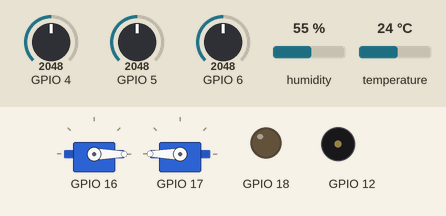
Recording of a program running on a simulated ESP32-S3. Parts: 2 × servo, output pins drawn as LEDs (lit = HIGH), buzzer (waves = sounding). The test bench sets the inputs (shaded band); at power-on: GPIO 5 = 2048, GPIO 4 = 2048, GPIO 6 = 2048, humidity 55 %, temperature 24 °C. WiFi joins after 1.5 s; servers stay silent unless stated; the local clock reads 2024-03-15 10:24:30 at power-on unless the program sets it; storage starts empty; no MQTT or app messages arrive unless stated; pins used as bus, display or sensor lines are not drawn; what the program prints to the serial monitor is not drawn.

Above: at 1.4 s.
1.5 s: GPIO 5 set to 3013
4.5 s: GPIO 5 set to 3123
At 4.9 s:
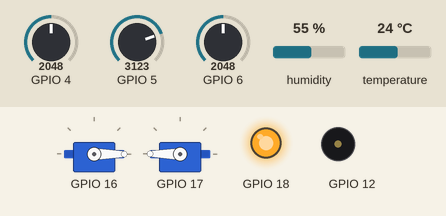
6.0 s: GPIO 5 set to 3625
12.9 s: GPIO 5 set to 3752
At 13.29 s:
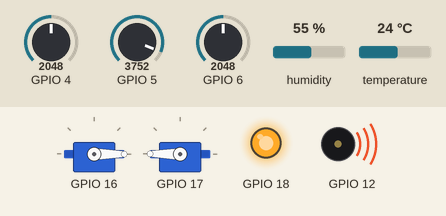
Timing chart, 0 to 33.0 s (numbered marks = the images above; inputs shaded):
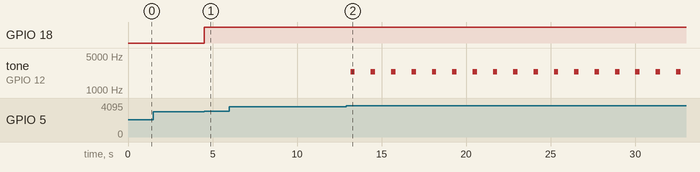

The program:

main.cpp
```cpp
/**
 * 文件：esp32_home_server/src/main.cpp
 * 功能说明：
 *   - Arduino 应用程序入口点
 *   - 定义 setup() 和 loop() 函数（PlatformIO/Arduino 标准）
 *   - 创建全局 CentralProcessor 实例并驱动系统运行
 *
 * 执行流程：
 *   1. setup() - Arduino 启动时调用一次，初始化 CentralProcessor
 *   2. loop() - Arduino 主循环，高频重复执行，驱动所有状态机
 *
 * 依赖：CentralProcessor.h, Arduino 框架
 * 被依赖于：Arduino/PlatformIO 运行时
 *
 * 设计细节：
 *   - CentralProcessor 是全局单例实例
 *   - loop() 无阻塞设计，支持多个子模块并发运行
 *   - 所有模块通过 CentralProcessor 协调
 *
 * 典型启动时间：
 *   - setup() 耗时：2-5 秒（网络初始化、传感器启动）
 *   - loop() 周期：10-50 毫秒（取决于传感器采样）
 */

#include <Arduino.h>

#include "CentralProcessor.h"

// 应用级总控实例。
CentralProcessor processor;

void setup()
{
    // Arduino 入口：上电后仅执行一次，负责系统初始化。
    processor.begin();
}

void loop()
{
    // Arduino 主循环：高频反复执行，驱动全系统状态机。
    processor.loop();
}
```

AutomationEngine.h
```cpp
/**
 * 文件：esp32_home_server/include/AutomationEngine.h
 * 功能说明：
 *   - 根据时间和传感器状态驱动执行器联动
 *   - 实现六大自动化规则：定时窗帘、温度风扇、烟雾告警、雨滴联动、光照调节、时间源管理
 *   - 提供手动覆盖机制：用户手动操作后暂时禁用自动化
 *   - 处理动作冷却期防止频繁切换
 *
 * 自动化规则详情：
 *   1. 定时窗帘：07:00 开启到预设档位，22:00 关闭
 *   2. 温度风扇：>28°C 自动高档，降至 <26°C 恢复低档
 *   3. 烟雾告警：>80% 高档风扇 + 周期鸣叫；>90% 加快鸣叫速率
 *   4. 雨滴联动：开始下雨立即关窗帘，停雨稳定 10 分钟后全开
 *   5. 光照调节：>50% 自动防眩（半开），<30% 自动补光（全开）
 *   6. 时间源：优先 NTP，失败回退到 Unix 基准 + millis()
 *
 * 依赖：ConnectivityManager.h, ControllerCommandProcessor.h, SystemContracts.h, Logger.h
 * 被依赖于：CentralProcessor.h, main.cpp
 *
 * 设计细节：
 *   - 手动覆盖期 30 分钟（防止自动化干扰）
 *   - 动作冷却期防止触发频率过高导致硬件磨损
 *   - 支持雨滴状态滞回避免边界抖动
 */

#ifndef AUTOMATION_ENGINE_H
#define AUTOMATION_ENGINE_H

#include <Arduino.h>
#include <time.h>

#include "ConnectivityManager.h"
#include "ControllerCommandProcessor.h"
#include "SystemContracts.h"

// 自动化引擎：
// 聚合时间调度、烟雾联动等规则，不直接关心 UI 或协议细节。
class AutomationEngine
{
public:
    AutomationEngine(ConnectivityManager &net,
                     ControllerCommandProcessor &commandProcessor,
                     StatusReporter statusReporter);

    // 初始化时间源（NTP）与自动化基础状态。
    void begin();
    // 周期性执行自动化规则。
    void loop(const StandardSensorData &sensorData);

private:
    void ensureTimeSource();
    // 统一当前时间来源：NTP -> Unix 回退时钟。
    time_t currentTime();
    // 每日定时窗帘规则。
    void handleCurtainSchedule(time_t nowUnix);
    // 温度联动风扇规则。
    void handleTemperatureAutomation(const StandardSensorData &sensorData);
    // 烟雾浓度联动规则。
    void handleSmokeAutomation(const StandardSensorData &sensorData);
    // 雨滴联动窗帘规则。
    void handleRainAutomation(const StandardSensorData &sensorData);
    // 光照联动窗帘规则。
    void handleLightAutomation(const StandardSensorData &sensorData, time_t nowUnix);
    // 统一状态/告警消息上报入口。
    void publishStatus(const char *topic, const String &type, const String &message) const;

    ConnectivityManager &net_;
    ControllerCommandProcessor &commandProcessor_;
    StatusReporter statusReporter_;

    // 是否已配置 NTP。
    bool ntpConfigured_ = false;
    // 回退时间基准（Unix 时间秒）。
    time_t fallbackBaseUnix_ = 0;
    unsigned long fallbackBaseMillis_ = 0;

    // 限流与去重状态。
    unsigned long lastScheduleCheckMs_ = 0;
    unsigned long lastHighSmokeBeepMs_ = 0;
    unsigned long rainDetectedSinceMs_ = 0;
    unsigned long rainClearedSinceMs_ = 0;
    unsigned long lastRainCurtainActionMs_ = 0;
    uint32_t lastOpenDayStamp_ = UINT32_MAX;
    uint32_t lastCloseDayStamp_ = UINT32_MAX;
    bool rainLockActive_ = false;

    bool tempFanBoostActive_ = false;
    unsigned long lastTempFanActionMs_ = 0;

    enum class LightCurtainMode : uint8_t
    {
        Neutral = 0,
        AntiGlare = 1,
        DaylightBoost = 2
    };
    LightCurtainMode lightCurtainMode_ = LightCurtainMode::Neutral;
    unsigned long lastLightCurtainActionMs_ = 0;
};

#endif
```

CentralProcessor.h
```cpp
/**
 * 文件：esp32_home_server/include/CentralProcessor.h
 * 功能说明：
 *   - 系统的唯一编排入口
 *   - 负责所有模块的构造顺序、初始化顺序和循环调度
 *   - 维护依赖关系：Sensor → SensorDataProcessor → AutomationEngine → 执行器
 *   - 维护网络循环：ConnectivityManager、LocalProcessingProgram、AutomationEngine
 *
 * 核心方法：
 *   - begin() - 初始化所有子模块（有特定顺序）
 *   - loop() - 主循环：驱动所有子模块的 loop() 方法
 *
 * 模块依赖关系：
 *   - Sensor → SensorDataProcessor → AutomationEngine
 *   - Sensor → SensorDataProcessor → LocalProcessingProgram (/api/status)
 *   - SensorHub + Controllerr → ControllerCommandProcessor
 *   - ControllerCommandProcessor → AutomationEngine（执行联动）
 *   - ControllerCommandProcessor → LocalProcessingProgram (/api/control)
 *   - ConnectivityManager → AutomationEngine（时间同步、MQTT 发布）
 *   - ConnectivityManager → LocalProcessingProgram（WebServer 驱动）
 *
 * 依赖：所有其他模块（双向依赖中心）
 * 被依赖于：main.cpp
 */

#ifndef CENTRAL_PROCESSOR_H
#define CENTRAL_PROCESSOR_H

#include <Arduino.h>

#include "AutomationEngine.h"
#include "ConnectivityManager.h"
#include "ControllerCommandProcessor.h"
#include "LocalProcessingProgram.h"
#include "Sensor.h"
#include "SensorDataProcessor.h"

// 中央处理器：
// 系统唯一编排入口，负责模块构造顺序、初始化顺序和主循环调度。
class CentralProcessor
{
public:
    CentralProcessor();

    // 完成系统级初始化。
    void begin();
    // 驱动系统主循环。
    void loop();

private:
    // 状态上报统一出口（当前实现主要输出到串口）。
    void publishStatus(const char *topic, const String &type, const String &message);

    // 底层模块实例。
    SensorHub sensorHub_;
    RelayFanController fan_;
    DualCurtainController curtain_;
    BuzzerController buzzer_;
    ConnectivityManager net_;

    // 流程层模块实例。
    SensorDataProcessor sensorDataProcessor_;
    ControllerCommandProcessor commandProcessor_;
    AutomationEngine automationEngine_;
    LocalProcessingProgram localProgram_;
};

#endif
```

ConnectivityManager.h
```cpp
/**
 * 文件：esp32_home_server/include/ConnectivityManager.h
 * 功能说明：
 *   - 管理 WiFi 连接与失败切换（STA 客户端 → AP 热点）
 *   - 维护 MQTT 消息客户端（PubSubClient），支持自动重连
 *   - 托管内置 LittleFS Web 服务器，提供页面和 JSON API
 *   - 管理 mDNS 服务发现，支持通过 hostname.local 访问
 *   - 提供事件驱动的 MQTT 消息处理回调机制
 *
 * 核心方法：
 *   - begin() - 初始化网络、Web 服务、MQTT 客户端
 *   - loop() - 驱动所有网络状态机
 *   - registerMqttHandler() - 注册 MQTT 消息处理器
 *   - publish() - 发布 MQTT 消息
 *   - isConnected() - 查询网络和 MQTT 连接状态
 *
 * 依赖：SystemContracts.h, Logger.h, WiFi、PubSubClient、WebServer、mDNS 库
 * 被依赖于：CentralProcessor.h, main.cpp, AutomationEngine.h
 *
 * 设计细节：
 *   - WiFi 连接失败时自动启动 AP 模式（默认 SSID: ESP32-Home）
 *   - MQTT 自动重连机制，失败时不阻塞主循环
 *   - Web 服务支持静态页面和 JSON API（/api/status、/api/control）
 *   - mDNS 记录用于局域网内服务发现
 */

#ifndef CONNECTIVITY_MANAGER_H
#define CONNECTIVITY_MANAGER_H

#include <Arduino.h>
#include <PubSubClient.h>
#include <WebServer.h>
#include <WiFi.h>
#include <functional>

#include "SystemContracts.h"

// 负责无线联网与热点失败切换、内置网页服务和消息客户端生命周期。
class ConnectivityManager
{
public:
    // MQTT 消息回调类型。
    using MqttHandler = std::function<void(char *topic, uint8_t *payload, unsigned int length)>;

    ConnectivityManager(const char *stationSsid,
                        const char *stationPassword,
                        const char *apSsid,
                        const char *apPassword);

    // 初始化 Wi-Fi/MQTT/WebServer。
    void begin();
    // 主循环：处理 Web 请求、MQTT 心跳与模式切换。
    void loop();

    // 配置云端 MQTT 参数（不会立即阻塞连接）。
    void configureCloudMqtt(const char *host,
                            uint16_t port,
                            const char *clientId,
                            const char *user,
                            const char *password,
                            const char *controlTopic);
    // 注册 MQTT 控制消息处理器。
    void setMqttHandler(MqttHandler handler);

    // 对外发布 MQTT 消息。
    bool mqttPublish(const char *topic, const String &payload);
    // 判断设备当前是否联网。
    bool isInternetConnected() const;
    // 是否处于云模式。
    bool isCloudMode() const;
    // 当前运行模式。
    OperatingMode mode() const;
    // 当前生效 IP（云模式为 STA IP，本地模式为 AP IP）。
    IPAddress localIp() const;
    // 字符串格式 IP。
    String ipString() const;
    // mDNS 主机名。
    String hostName() const;
    // 暴露网页服务器对象，供本地程序注册路由。
    WebServer &webServer();

private:
    // 适配静态回调签名的转发函数。
    static void handleMqttDispatch(char *topic, uint8_t *payload, unsigned int length);

    // 尝试连接家庭路由器。
    void connectStation(bool longWait);
    // 评估当前模式（cloud/local_ap）并切换。
    void evaluateMode();
    // 启动本地热点。
    void startLocalAp();
    // 关闭本地热点。
    void stopLocalAp();
    // 根据模式启停 mDNS。
    void ensureMdnsState();
    // 串口提示当前可访问页面地址。
    void announceAccessUrl();
    // 保证 MQTT 已连接（含节流重试）。
    bool ensureMqttConnected();
    // MQTT 参数是否配置完整。
    bool isMqttConfigured() const;

    const char *stationSsid_;
    const char *stationPassword_;
    const char *apSsid_;
    const char *apPassword_;

    const char *mqttHost_ = nullptr;
    const char *mqttClientId_ = nullptr;
    const char *mqttUser_ = nullptr;
    const char *mqttPassword_ = nullptr;
    const char *mqttControlTopic_ = nullptr;
    uint16_t mqttPort_ = 1885;

    WiFiClient wifiClient_;
    PubSubClient mqttClient_;
    WebServer server_;
    MqttHandler mqttHandler_;

    OperatingMode mode_ = OperatingMode::LocalAP;
    bool apStarted_ = false;
    bool mdnsStarted_ = false;
    bool stationConnectInProgress_ = false;
    bool hasAnnouncedAccessUrl_ = false;
    OperatingMode lastAnnouncedMode_ = OperatingMode::LocalAP;
    String lastAnnouncedIp_;
    unsigned long lastModeCheckMs_ = 0;
    unsigned long lastMqttRetryMs_ = 0;
    unsigned long lastStationConnectAttemptMs_ = 0;
    unsigned long mqttRetryBackoffMs_ = 5000;

    // 供静态回调使用的全局单例指针。
    static ConnectivityManager *instance_;
};

#endif
```

ControllerCommandProcessor.h
```cpp
/**
 * 文件：esp32_home_server/include/ControllerCommandProcessor.h
 * 功能说明：
 *   - 解析并转发 JSON 控制命令到风扇、窗帘、蜂鸣器驱动器
 *   - 维护聚合的控制器状态快照（ControllerState）
 *   - 跟踪手动窗帘控制时间戳（用于自动化联动的手动覆盖逻辑）
 *   - 提供多种便捷方法直接控制执行器
 *
 * 核心方法：
 *   - processCommandJson() - 解析 JSON 命令，执行并返回结果
 *   - setFanMode/setFanSpeedPercent() - 风扇控制
 *   - setCurtainAngle/setCurtainPreset() - 窗帘控制
 *   - beep() - 蜂鸣器控制
 *   - state() - 获取当前状态快照
 *
 * 依赖：Controllerr.h, SystemContracts.h, Logger.h, ArduinoJson 库
 * 被依赖于：ConnectivityManager.h, AutomationEngine.h, LocalProcessingProgram.h
 *
 * 设计细节：
 *   - 支持三类命令来源：LocalWeb、CloudMqtt、Automation（用于审计）
 *   - 手动窗帘控制时间戳用于判断是否在手动覆盖周期内
 *   - 所有控制方法都通过回读硬件驱动器状态来更新内部状态
 */

#ifndef CONTROLLER_COMMAND_PROCESSOR_H
#define CONTROLLER_COMMAND_PROCESSOR_H

#include <Arduino.h>

#include "Controllerr.h"
#include "SystemContracts.h"

// 控制指令处理器：
// 负责把 JSON 命令路由到风扇/窗帘/蜂鸣器控制器，并维护统一状态。
class ControllerCommandProcessor
{
public:
    ControllerCommandProcessor(RelayFanController &fan,
                               DualCurtainController &curtain,
                               BuzzerController &buzzer);

    // 初始化所有执行器。
    void begin();
    // 推进执行器内部的非阻塞状态机。
    void loop();
    // 解析并执行 JSON 控制命令。
    CommandResult processCommandJson(const String &jsonText, CommandSource source);

    // 通过档位设置风扇速度。
    void setFanMode(FanMode mode);
    // 通过百分比设置风扇速度。
    void setFanSpeedPercent(uint8_t speedPercent);
    // 设置窗帘角度。
    void setCurtainAngle(uint8_t angle);
    // 设置窗帘预设。
    void setCurtainPreset(uint8_t preset);
    // 触发蜂鸣器单次鸣叫。
    void beep(uint16_t frequency, uint16_t durationMs);
    // 获取当前控制器状态快照。
    const ControllerState &state() const;
    // 最近一次手动窗帘控制时间戳（毫秒）。
    unsigned long lastManualCurtainCommandMs() const;

private:
    // 从各控制器回读真实状态，更新聚合状态。
    void refreshState();
    // 将命令来源转换为协议文本。
    const char *sourceType(CommandSource source) const;

    RelayFanController &fan_;
    DualCurtainController &curtain_;
    BuzzerController &buzzer_;
    ControllerState state_;
    unsigned long lastManualCurtainCommandMs_ = 0;
};

#endif
```

Controllerr.h
```cpp
/**
 * 文件：esp32_home_server/include/Controllerr.h
 * 功能说明：
 *   - 提供三类执行器驱动：风扇（PWM）、窗帘（双舵机）、蜂鸣器（PWM）
 *   - 风扇驱动支持 Off/Low/Medium/High 四档，内部映射为 0-100% PWM
 *   - 窗帘驱动支持两个舵机反向联动，实现单逻辑角度控制与预设档位
 *   - 蜂鸣器驱动支持单次鸣叫和告警模式，使用队列实现多段非阻塞控制
 *
 * 核心类：
 *   - class RelayFanController - 直流电机 PWM 风扇控制
 *   - class DualCurtainController - 双舵机窗帘控制
 *   - class BuzzerController - PWM 蜂鸣器控制
 *
 * 依赖：pins.h, SystemContracts.h, Logger.h, ESP32Servo 库
 * 被依赖于：ControllerCommandProcessor.h, CentralProcessor.h
 *
 * 硬件连接说明：
 *   - 风扇：PWM 输出接 MOSFET/电机驱动板，不能直接接机械继电器
 *   - 窗帘：两个舵机信号脚分别接 GPIO16、GPIO17
 *   - 蜂鸣器：PWM 输出脚接蜂鸣器正极（负极接 GND）
 *
 * 设计详情：
 *   - 风扇 PWM 频率 2kHz（常见电机驱动板兼容性最好）
 *   - 舵机为非阻塞设计，需要定期调用 loop() 维护释放状态
 *   - 蜂鸣器使用队列支持多段复杂告警模式
 */

#ifndef CONTROLLERR_H
#define CONTROLLERR_H

#include <Arduino.h>
#include <ESP32Servo.h>

#include "SystemContracts.h"

/**
 * 风扇控制器（历史命名保留为 RelayFanController）
 *
 * 功能：
 *   - 实现 PWM 风扇速度控制（需要 MOSFET/电机驱动模块）
 *   - 支持四档模式映射到固定速度百分比
 *   - 直接速度百分比设置 (0-100)
 *   - 提供状态查询接口
 *
 * 注意：实际实现是 PWM，不能通过机械继电器实现速度控制
 */
class RelayFanController
{
public:
    // pin: 风扇 PWM 输出引脚。
    // pwmChannel: LEDC 通道号，需避免和其它模块冲突。
    explicit RelayFanController(uint8_t pin, uint8_t pwmChannel = 0);

    // 初始化 GPIO 与 PWM。
    void begin();
    // 通过档位设置风扇速度。
    void setMode(FanMode mode);
    // 直接设置速度百分比（0-100）。
    void setSpeedPercent(uint8_t speedPercent);

    // 当前档位。
    FanMode mode() const;
    // 当前速度百分比。
    uint8_t speedPercent() const;
    // 当前 PWM 输出是否处于激活状态。
    bool outputActive() const;
    // 当前占空比（0-255）。
    uint8_t pwmDuty() const;
    // 诊断用引脚/通道/频率信息。
    uint8_t pin() const;
    uint8_t pwmChannel() const;
    uint32_t pwmFrequencyHz() const;

private:
    // 根据百分比回推档位，便于状态展示。
    FanMode modeFromSpeed(uint8_t speedPercent) const;

    uint8_t pin_;
    uint8_t pwmChannel_;
    uint8_t speedPercent_ = 0;
    uint8_t pwmDuty_ = 0;
    FanMode mode_ = FanMode::Off;
};

// 双舵机窗帘控制器：
// 两个舵机反向联动，实现单逻辑角度控制。
class DualCurtainController
{
public:
    // pinA/pinB: 两个舵机信号脚。
    DualCurtainController(uint8_t pinA, uint8_t pinB);

    // 设置舵机频率并 attach 到引脚。
    void begin();
    // 维护舵机自动释放状态，避免长期保持带来抖动与额外电流。
    void loop();
    // 直接设置窗帘角度（0-180）。
    void setAngle(uint8_t angle);
    // 设置预设档位（0-4）。
    void setPresetLevel(uint8_t preset);

    // 查询当前角度。
    uint8_t angle() const;

private:
    Servo servoA_;
    Servo servoB_;
    uint8_t pinA_;
    uint8_t pinB_;
    uint8_t currentAngle_ = 0;
    bool attached_ = false;
    unsigned long lastMotionMs_ = 0;
};

// 蜂鸣器控制器，支持单次鸣叫和固定告警模式。
class BuzzerController
{
public:
    // pwmChannel 默认使用独立通道，避免与舵机/风扇冲突。
    explicit BuzzerController(uint8_t pin, uint8_t pwmChannel = 6);

    // 初始化蜂鸣器 PWM。
    void begin();
    // 推进非阻塞蜂鸣状态机。
    void loop();
    // 发出指定频率和时长的蜂鸣。
    void beep(uint16_t frequency, uint16_t durationMs);
    // 固定短短长告警节奏。
    void patternShortShortLong();

private:
    struct Segment
    {
        uint16_t frequency = 0;
        uint16_t durationMs = 0;
        uint8_t duty = 0;
    };

    void startSegment(const Segment &segment);
    bool enqueueSegment(uint16_t frequency, uint16_t durationMs, uint8_t duty = 220);
    bool enqueueSilence(uint16_t durationMs);

    uint8_t pin_;
    uint8_t pwmChannel_;
    static constexpr uint8_t kQueueCapacity = 8;
    Segment queue_[kQueueCapacity];
    uint8_t queueHead_ = 0;
    uint8_t queueTail_ = 0;
    bool segmentActive_ = false;
    unsigned long segmentStartedMs_ = 0;
    Segment activeSegment_;
};

#endif
```

LocalProcessingProgram.h
```cpp
/**
 * 文件：esp32_home_server/include/LocalProcessingProgram.h
 * 功能说明：
 *   - 注册 HTTP 路由处理程序到 WebServer
 *   - 服务静态网页文件（HTML/CSS/JS 从 LittleFS 读取）
 *   - 实现本地 JSON API（/api/status、/api/control）
 *   - 处理本地用户输入（按钮、网页 UI）的控制命令
 *
 * API 端点：
 *   - GET /api/status - 获取当前系统状态（传感器 + 控制器）
 *   - POST /api/control - 处理本地控制命令（JSON 格式）
 *   - GET / - 服务网页首页
 *
 * 依赖：ConnectivityManager.h, ControllerCommandProcessor.h, SensorDataProcessor.h, Logger.h
 * 被依赖于：CentralProcessor.h, main.cpp
 *
 * 设计细节：
 *   - 所有 HTTP 响应使用 JSON 格式确保 UI 一致性
 *   - 网页文件通过 LittleFS 加载，支持离线访问（如 WiFi 失败）
 *   - 本地网络命令来源标记为 LocalWeb（用于后期审计）
 *   - 支持 CORS 头部使第三方网页可访问（可选）
 */

#ifndef LOCAL_PROCESSING_PROGRAM_H
#define LOCAL_PROCESSING_PROGRAM_H

#include <Arduino.h>

#include "ConnectivityManager.h"
#include "ControllerCommandProcessor.h"
#include "SensorDataProcessor.h"
#include "SystemContracts.h"

// 本地处理程序：
// 承担 HTTP 路由注册、静态页面服务与本地控制命令入口。
class LocalProcessingProgram
{
public:
    // net: 网络与 WebServer 容器。
    // sensorDataProcessor: 传感器数据提供者。
    // commandProcessor: 本地控制命令执行入口。
    // statusReporter: 状态上报回调。
    LocalProcessingProgram(ConnectivityManager &net,
                           SensorDataProcessor &sensorDataProcessor,
                           ControllerCommandProcessor &commandProcessor,
                           StatusReporter statusReporter);

    // 初始化文件系统并注册全部 HTTP 路由。
    void begin();

private:
    // 注册页面与接口路由（/, /api/status, /api/control）。
    void setupRoutes();
    // 从 LittleFS 读取并输出静态文件。
    bool serveFile(const char *path, const char *contentType);

    // 依赖模块引用。
    ConnectivityManager &net_;
    SensorDataProcessor &sensorDataProcessor_;
    ControllerCommandProcessor &commandProcessor_;
    StatusReporter statusReporter_;
    // LittleFS 是否已成功挂载。
    bool fsReady_ = false;
};

#endif
```

Source omitted: Logger.h (3795 bytes), MqttUpstream.h (2174 bytes), Sensor.h (3154 bytes), SensorDataProcessor.h (1826 bytes), SystemContracts.h (3536 bytes), AutomationEngine.cpp (9410 bytes), CentralProcessor.cpp (5642 bytes), ConnectivityManager.cpp (10517 bytes), trollerCommandProcessor.cpp (5990 bytes), Controllerr.cpp (6321 bytes), LocalProcessingProgram.cpp (4374 bytes), Logger.cpp (1874 bytes) and 4 more

Measured:
- the behaviour switches between 3071 and 3072 on GPIO 5 (found by bisection; images 0 and 1)
- the behaviour switches between 3685 and 3686 on GPIO 5 (found by bisection; images 1 and 2)
- after the input at 4.5 s, GPIO 18: LOW → HIGH at once
- after the input at 12.9 s, tone on GPIO 12: alternates 2400 Hz for 0.26 s and silent for 0.94 s, starting after 0.26 s
